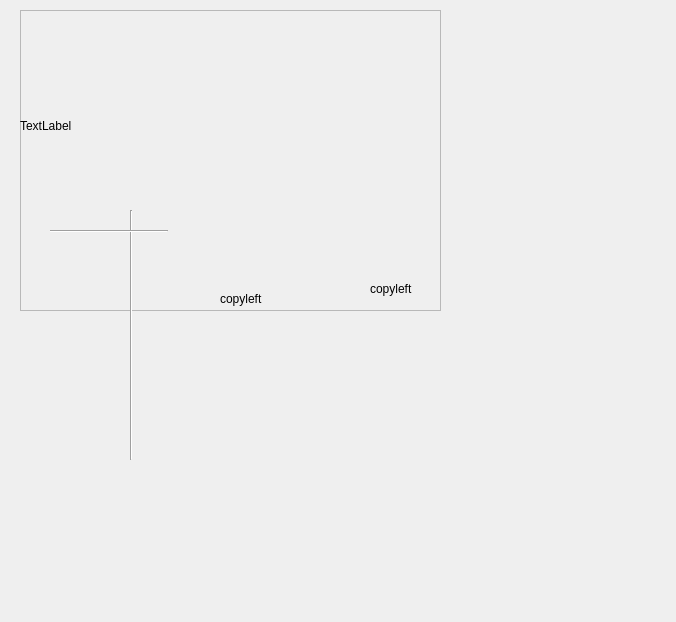
<?xml version="1.0" encoding="UTF-8"?>
<ui version="4.0">
 <class>infoWidget</class>
 <widget class="QWidget" name="infoWidget">
  <property name="geometry">
   <rect>
    <x>0</x>
    <y>0</y>
    <width>676</width>
    <height>622</height>
   </rect>
  </property>
  <property name="windowTitle">
   <string>Form</string>
  </property>
  <property name="windowOpacity">
   <double>0.000000000000000</double>
  </property>
  <property name="autoFillBackground">
   <bool>true</bool>
  </property>
  <widget class="QFrame" name="frame">
   <property name="geometry">
    <rect>
     <x>20</x>
     <y>10</y>
     <width>421</width>
     <height>301</height>
    </rect>
   </property>
   <property name="frameShape">
    <enum>QFrame::StyledPanel</enum>
   </property>
   <property name="frameShadow">
    <enum>QFrame::Raised</enum>
   </property>
   <widget class="QLabel" name="textLabel">
    <property name="geometry">
     <rect>
      <x>0</x>
      <y>0</y>
      <width>421</width>
      <height>231</height>
     </rect>
    </property>
    <property name="text">
     <string>TextLabel</string>
    </property>
   </widget>
   <widget class="QLabel" name="licence">
    <property name="geometry">
     <rect>
      <x>350</x>
      <y>270</y>
      <width>67</width>
      <height>17</height>
     </rect>
    </property>
    <property name="text">
     <string>copyleft</string>
    </property>
   </widget>
   <widget class="QLabel" name="copyleft">
    <property name="geometry">
     <rect>
      <x>200</x>
      <y>280</y>
      <width>67</width>
      <height>17</height>
     </rect>
    </property>
    <property name="text">
     <string>copyleft</string>
    </property>
   </widget>
  </widget>
  <widget class="Line" name="splitterV">
   <property name="geometry">
    <rect>
     <x>130</x>
     <y>210</y>
     <width>3</width>
     <height>250</height>
    </rect>
   </property>
   <property name="orientation">
    <enum>Qt::Vertical</enum>
   </property>
  </widget>
  <widget class="Line" name="splitterH">
   <property name="geometry">
    <rect>
     <x>50</x>
     <y>230</y>
     <width>118</width>
     <height>3</height>
    </rect>
   </property>
   <property name="orientation">
    <enum>Qt::Horizontal</enum>
   </property>
  </widget>
 </widget>
 <resources/>
 <connections/>
</ui>
